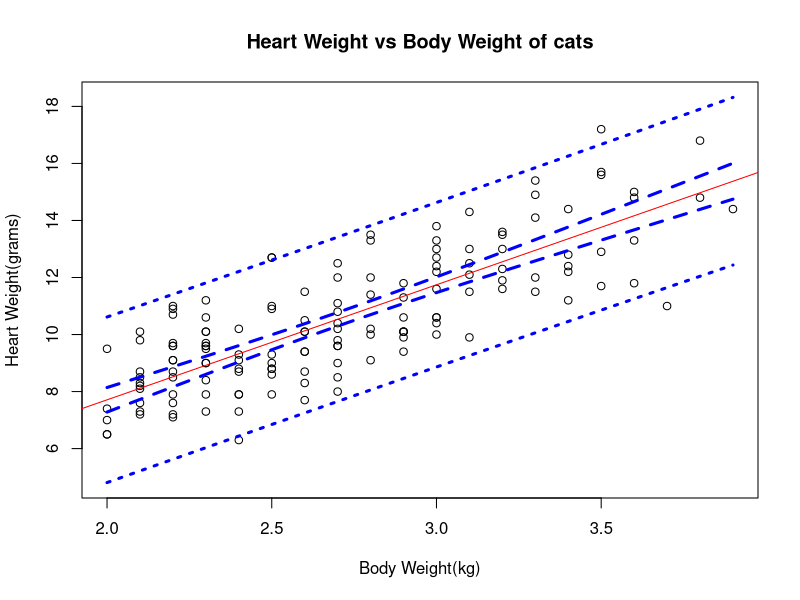

The R script that drew this image:
## ---- chunk 1
library("MASS")
cat_model = lm(Hwt~Bwt, data = cats)
result = summary(cat_model)
## ---- chunk 2
intervals = confint(cat_model, level = .95)

## ---- chunk 3
intervals = confint(cat_model, level = .9)
## ---- chunk 4
new_bwt = data.frame(Bwt = c(2.1,2.8))
result = predict(cat_model, newdata = new_bwt, interval = c("confidence"), level =0.9)
result
## ---- chunk 5

new_bwt = data.frame(Bwt = c(2.8,4.2))
result = predict(cat_model, newdata = new_bwt, interval = c("prediction"), level =0.9)
result

## ---- chunk 6

Bwt_grid = seq(min(cats$Bwt), max(cats$Bwt), by = 0.01)

hwt_ci_band = predict(cat_model, newdata = data.frame(Bwt =Bwt_grid ), interval = "confidence",level = .95)

hwt_pi_band = predict(cat_model, newdata = data.frame(Bwt =Bwt_grid ), interval = "prediction",level = .95)

plot(Hwt~Bwt, data = cats, ylim = c(min(hwt_pi_band),max(hwt_pi_band)), main = "Heart Weight vs Body Weight of cats", xlab= "Body Weight(kg)", ylab ="Heart Weight(grams)")

abline(cat_model, col = "red")

lines(Bwt_grid,hwt_ci_band[,"lwr"],col ="blue",lwd = 3, lty = 2)
lines(Bwt_grid,hwt_ci_band[,"upr"],col ="blue",lwd = 3, lty = 2)

lines(Bwt_grid,hwt_pi_band[,"lwr"],col ="blue",lwd = 3, lty = 3)
lines(Bwt_grid,hwt_pi_band[,"upr"],col ="blue",lwd = 3, lty = 3)

## ---- chunk 7
result  = summary(cat_model)$coefficients

beta_hat_1 = result[2,1]
se = result[2,2]

#Hypothesized Beta1
beta_hyp = 4

t = (beta_hat_1- beta_hyp)/se

p = 2*pt(abs(t), df = nrow(cats) -2,lower.tail = FALSE)

## ---- chunk 8

summary(cat_model)$coefficients
## ---- chunk 9
data(Ozone, package = "mlbench")
Ozone = Ozone[, c(4, 6, 7, 8)]
colnames(Ozone) = c("ozone", "wind", "humidity", "temp")
Ozone = Ozone[complete.cases(Ozone), ]
## ---- chunk 10
birthday = 18760613
set.seed(birthday)
n = 50
x = seq(0, 10, length = n)
## ---- chunk 11
birthday = 18760613
set.seed(birthday)
n = 25
x = seq(0, 2.5, length = n)
